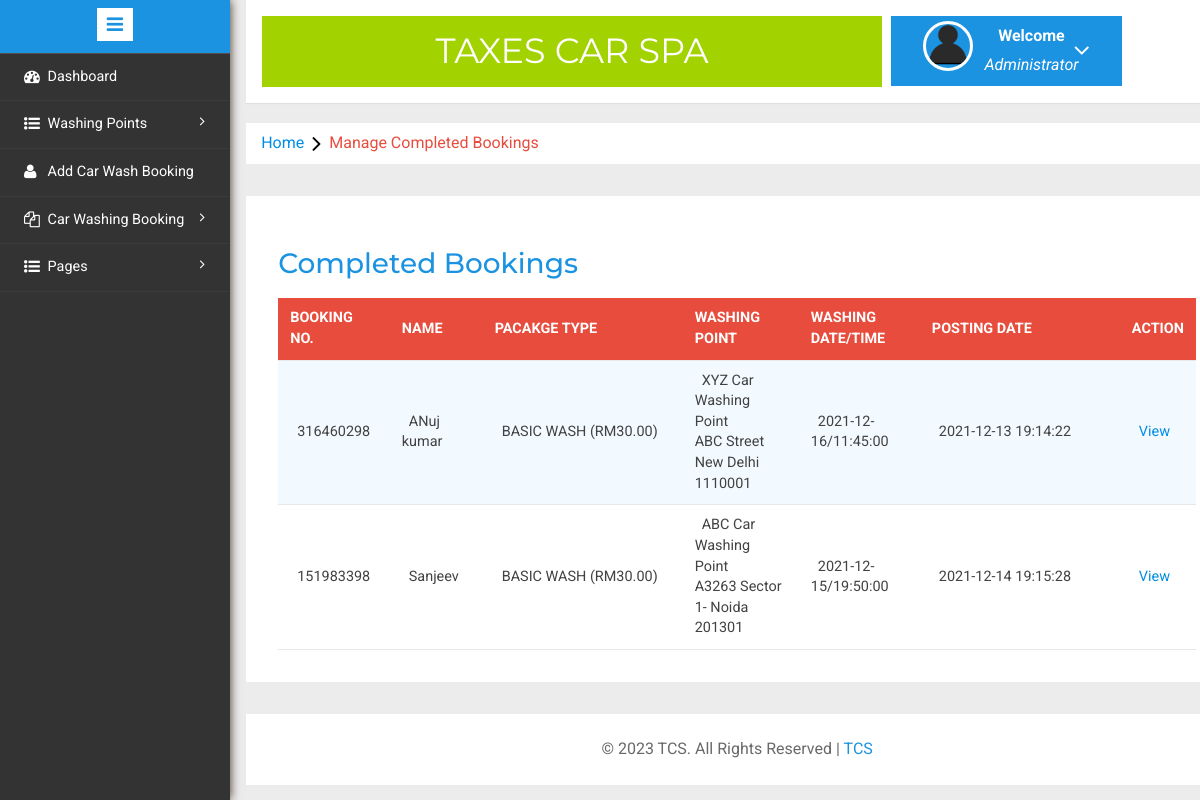
The app's page /admin/completed-booking.php (signed in) with its own data.
### tables this page shows
CREATE TABLE `tblcarwashbooking` (
  `id` int(11) NOT NULL,
  `bookingId` bigint(10) DEFAULT NULL,
  `packageType` varchar(120) DEFAULT NULL,
  `carWashPoint` int(11) DEFAULT NULL,
  `fullName` varchar(150) DEFAULT NULL,
  `mobileNumber` bigint(12) DEFAULT NULL,
  `washDate` date DEFAULT NULL,
  `washTime` time DEFAULT NULL,
  `message` mediumtext DEFAULT NULL,
  `status` varchar(120) DEFAULT NULL,
  `adminRemark` mediumtext DEFAULT NULL,
  `paymentMode` varchar(120) DEFAULT NULL,
  `txnNumber` varchar(120) DEFAULT NULL,
  `postingDate` timestamp NULL DEFAULT current_timestamp(),
  `lastUpdationDate` timestamp NULL DEFAULT NULL ON UPDATE current_timestamp()
);

CREATE TABLE `tblwashingpoints` (
  `id` int(11) NOT NULL,
  `washingPointName` varchar(255) DEFAULT NULL,
  `washingPointAddress` varchar(255) DEFAULT NULL,
  `contactNumber` bigint(20) DEFAULT NULL,
  `creationDate` timestamp NOT NULL DEFAULT current_timestamp()
);

### admin/completed-booking.php (the view, shortened to what this page needs)
<?php
include('includes/config.php');
if(strlen($_SESSION['alogin'])==0)
	{
header('location:index.php');
}
else{
	?>
<!DOCTYPE HTML>
<html>
<head>
<link href="css/bootstrap.min.css" rel='stylesheet' type='text/css' />
<link href="css/style.css" rel='stylesheet' type='text/css' />
<link rel="stylesheet" href="css/morris.css" type="text/css"/>
<link href="css/font-awesome.css" rel="stylesheet">
<link rel="stylesheet" type="text/css" href="css/table-style.css" />
<link rel="stylesheet" type="text/css" href="css/basictable.css" />
<link rel="stylesheet" href="css/icon-font.min.css" type='text/css' />
</head>
<body>
   <div class="page-container">
<div class="left-content">
	   <div class="mother-grid-inner">
				<?php include('includes/header.php');?>
				</div>
<ol class="breadcrumb">
                <li class="breadcrumb-item"><a href="dashboard.php">Home</a><i class="fa fa-angle-right"></i>Manage Completed Bookings</li>
            </ol>
<div class="agile-grids">
				<div class="agile-tables">
					<div class="w3l-table-info">
					  <h2>Completed Bookings</h2>
					    <table id="table">
						<thead>
						  <tr>
						  <th>Booking No.</th>
							<th>Name</th>
							<th width="200">Pacakge Type</th>
							<th>Washing Point </th>
							<th>Washing Date/Time </th>
							<th width="200">Posting date </th>
							<th>Action </th>
						  </tr>
						</thead>
						<tbody>
<?php $sql = "SELECT *,tblcarwashbooking.id as bid from tblcarwashbooking
join tblwashingpoints on tblwashingpoints.id=tblcarwashbooking.carWashPoint
 where status='Completed'";
$query = $dbh -> prepare($sql);
$query->execute();
$results=$query->fetchAll(PDO::FETCH_OBJ);
if($query->rowCount() > 0)
{
foreach($results as $result)
{				?>
						  <tr>
							<td><?php echo htmlentities($result->bookingId);?></td>
							<td><?php echo htmlentities($result->fullName);?></td>
								<td width="50">
								<?php $ptype=$result->packageType;
if($ptype==1): echo "BASIC WASH (RM30.00)";endif;
							?></td>
							<td><?php echo htmlentities($result->washingPointName	);?><br />
								<?php echo htmlentities($result->washingPointAddress);?></td>
							<td><?php echo htmlentities($result->washDate."/".$result->washTime);?></td>
								<td><?php echo htmlentities($result->postingDate);?></td>
<td><a href="booking-details.php?bid=<?php echo htmlentities($result->bid);?>&&bookingid=<?php echo htmlentities($result->bookingId);?>">View</a>
</td>
<?php } ?>
</tr>
						 <?php } else { ?>
						 	<tr>
						 		<td colspan="6" style="color:red;">No Record found</td>
						 	</tr>
						 <?php } ?>
						</tbody>
					  </table>
					</div>
			</div>
<?php include('includes/footer.php');?>
</div>
</div>
						<?php include('includes/sidebarmenu.php');?>
							</div>
</body>
</html>
<?php } ?>

### admin/css/table-style.css (style rules this page uses)
table { background: white; border-collapse: collapse; margin: 1.25em 0 0; width: 100%; }
table tr, table th, table td { border: none; border-bottom: 1px solid #e8e8e8; font-size: .95em; }
table th, table td { padding: 10px 12px; text-align: left; }
table th { background: #e74c3c; color: #fff; text-transform: uppercase; }
table tr td { background: #f3faff; color: #424242; }
table tr:nth-of-type(2n+2) td { background: #ffffff; }
table { width: 100%; }

### records on screen
tblcarwashbooking: bookingId "316460298", fullName "ANuj kumar", packageType "BASIC WASH (RM30.00)", tblwashingpoints.washingPointName "XYZ Car Washing Point", tblwashingpoints.washingPointAddress "ABC Street New Delhi 1110001", washDate+washTime "2021-12-16/11:45:00", postingDate "2021-12-13 19:14:22"
tblcarwashbooking: bookingId "151983398", fullName "Sanjeev", packageType "BASIC WASH (RM30.00)", tblwashingpoints.washingPointName "ABC Car Washing Point", tblwashingpoints.washingPointAddress "A3263 Sector 1- Noida 201301", washDate+washTime "2021-12-15/19:50:00", postingDate "2021-12-14 19:15:28"
